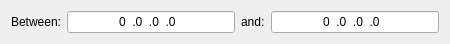
<?xml version="1.0" encoding="UTF-8"?>
<ui version="4.0">
 <class>TerminalSessionTCPWidget</class>
 <widget class="QWidget" name="TerminalSessionTCPWidget">
  <property name="geometry">
   <rect>
    <x>0</x>
    <y>0</y>
    <width>450</width>
    <height>43</height>
   </rect>
  </property>
  <property name="windowTitle">
   <string/>
  </property>
  <layout class="QGridLayout" name="gridLayout">
   <item row="0" column="0">
    <widget class="QLabel" name="minLabel">
     <property name="sizePolicy">
      <sizepolicy hsizetype="Maximum" vsizetype="Preferred">
       <horstretch>0</horstretch>
       <verstretch>0</verstretch>
      </sizepolicy>
     </property>
     <property name="text">
      <string>Between:</string>
     </property>
     <property name="buddy">
      <cstring>minLineEdit</cstring>
     </property>
    </widget>
   </item>
   <item row="0" column="1">
    <widget class="QLineEdit" name="minLineEdit">
     <property name="sizePolicy">
      <sizepolicy hsizetype="Preferred" vsizetype="Fixed">
       <horstretch>0</horstretch>
       <verstretch>0</verstretch>
      </sizepolicy>
     </property>
     <property name="inputMask">
      <string>000.000.000.000</string>
     </property>
     <property name="text">
      <string>0.0.0.0</string>
     </property>
     <property name="alignment">
      <set>Qt::AlignCenter</set>
     </property>
    </widget>
   </item>
   <item row="0" column="2">
    <widget class="QLabel" name="maxLabel">
     <property name="sizePolicy">
      <sizepolicy hsizetype="Maximum" vsizetype="Preferred">
       <horstretch>0</horstretch>
       <verstretch>0</verstretch>
      </sizepolicy>
     </property>
     <property name="text">
      <string>and:</string>
     </property>
     <property name="buddy">
      <cstring>maxLineEdit</cstring>
     </property>
    </widget>
   </item>
   <item row="0" column="3">
    <widget class="QLineEdit" name="maxLineEdit">
     <property name="sizePolicy">
      <sizepolicy hsizetype="Preferred" vsizetype="Fixed">
       <horstretch>0</horstretch>
       <verstretch>0</verstretch>
      </sizepolicy>
     </property>
     <property name="inputMask">
      <string>000.000.000.000</string>
     </property>
     <property name="text">
      <string>0.0.0.0</string>
     </property>
     <property name="alignment">
      <set>Qt::AlignCenter</set>
     </property>
    </widget>
   </item>
  </layout>
 </widget>
 <resources/>
 <connections/>
</ui>
